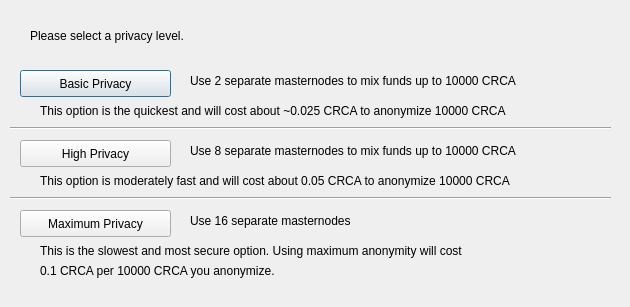
<?xml version="1.0" encoding="UTF-8"?>
<ui version="4.0">
 <class>ObfuscationConfig</class>
 <widget class="QDialog" name="ObfuscationConfig">
  <property name="geometry">
   <rect>
    <x>0</x>
    <y>0</y>
    <width>630</width>
    <height>307</height>
   </rect>
  </property>
  <property name="windowTitle">
   <string>Configure Obfuscation</string>
  </property>
  <widget class="QPushButton" name="buttonBasic">
   <property name="geometry">
    <rect>
     <x>20</x>
     <y>70</y>
     <width>151</width>
     <height>27</height>
    </rect>
   </property>
   <property name="text">
    <string>Basic Privacy</string>
   </property>
  </widget>
  <widget class="QPushButton" name="buttonHigh">
   <property name="geometry">
    <rect>
     <x>20</x>
     <y>140</y>
     <width>151</width>
     <height>27</height>
    </rect>
   </property>
   <property name="text">
    <string>High Privacy</string>
   </property>
  </widget>
  <widget class="QPushButton" name="buttonMax">
   <property name="geometry">
    <rect>
     <x>20</x>
     <y>210</y>
     <width>151</width>
     <height>27</height>
    </rect>
   </property>
   <property name="text">
    <string>Maximum Privacy</string>
   </property>
  </widget>
  <widget class="QLabel" name="label">
   <property name="geometry">
    <rect>
     <x>30</x>
     <y>20</y>
     <width>571</width>
     <height>31</height>
    </rect>
   </property>
   <property name="text">
    <string>Please select a privacy level.</string>
   </property>
  </widget>
  <widget class="QLabel" name="label_2">
   <property name="geometry">
    <rect>
     <x>190</x>
     <y>70</y>
     <width>421</width>
     <height>21</height>
    </rect>
   </property>
   <property name="text">
    <string>Use 2 separate masternodes to mix funds up to 10000 CRCA</string>
   </property>
  </widget>
  <widget class="QLabel" name="label_3">
   <property name="geometry">
    <rect>
     <x>190</x>
     <y>140</y>
     <width>411</width>
     <height>21</height>
    </rect>
   </property>
   <property name="text">
    <string>Use 8 separate masternodes to mix funds up to 10000 CRCA</string>
   </property>
  </widget>
  <widget class="QLabel" name="label_4">
   <property name="geometry">
    <rect>
     <x>190</x>
     <y>210</y>
     <width>421</width>
     <height>21</height>
    </rect>
   </property>
   <property name="text">
    <string>Use 16 separate masternodes</string>
   </property>
  </widget>
  <widget class="QLabel" name="label_6">
   <property name="geometry">
    <rect>
     <x>40</x>
     <y>100</y>
     <width>561</width>
     <height>21</height>
    </rect>
   </property>
   <property name="text">
    <string>This option is the quickest and will cost about ~0.025 CRCA to anonymize 10000 CRCA</string>
   </property>
  </widget>
  <widget class="QLabel" name="label_7">
   <property name="geometry">
    <rect>
     <x>40</x>
     <y>170</y>
     <width>561</width>
     <height>21</height>
    </rect>
   </property>
   <property name="text">
    <string>This option is moderately fast and will cost about 0.05 CRCA to anonymize 10000 CRCA</string>
   </property>
  </widget>
  <widget class="QLabel" name="label_8">
   <property name="geometry">
    <rect>
     <x>40</x>
     <y>240</y>
     <width>561</width>
     <height>21</height>
    </rect>
   </property>
   <property name="text">
    <string>This is the slowest and most secure option. Using maximum anonymity will cost</string>
   </property>
  </widget>
  <widget class="QLabel" name="label_9">
   <property name="geometry">
    <rect>
     <x>40</x>
     <y>260</y>
     <width>561</width>
     <height>21</height>
    </rect>
   </property>
   <property name="text">
    <string>0.1 CRCA per 10000 CRCA you anonymize.</string>
   </property>
  </widget>
  <widget class="Line" name="line">
   <property name="geometry">
    <rect>
     <x>10</x>
     <y>120</y>
     <width>601</width>
     <height>16</height>
    </rect>
   </property>
   <property name="orientation">
    <enum>Qt::Horizontal</enum>
   </property>
  </widget>
  <widget class="Line" name="line_2">
   <property name="geometry">
    <rect>
     <x>10</x>
     <y>190</y>
     <width>601</width>
     <height>16</height>
    </rect>
   </property>
   <property name="orientation">
    <enum>Qt::Horizontal</enum>
   </property>
  </widget>
 </widget>
 <resources/>
 <connections/>
</ui>
